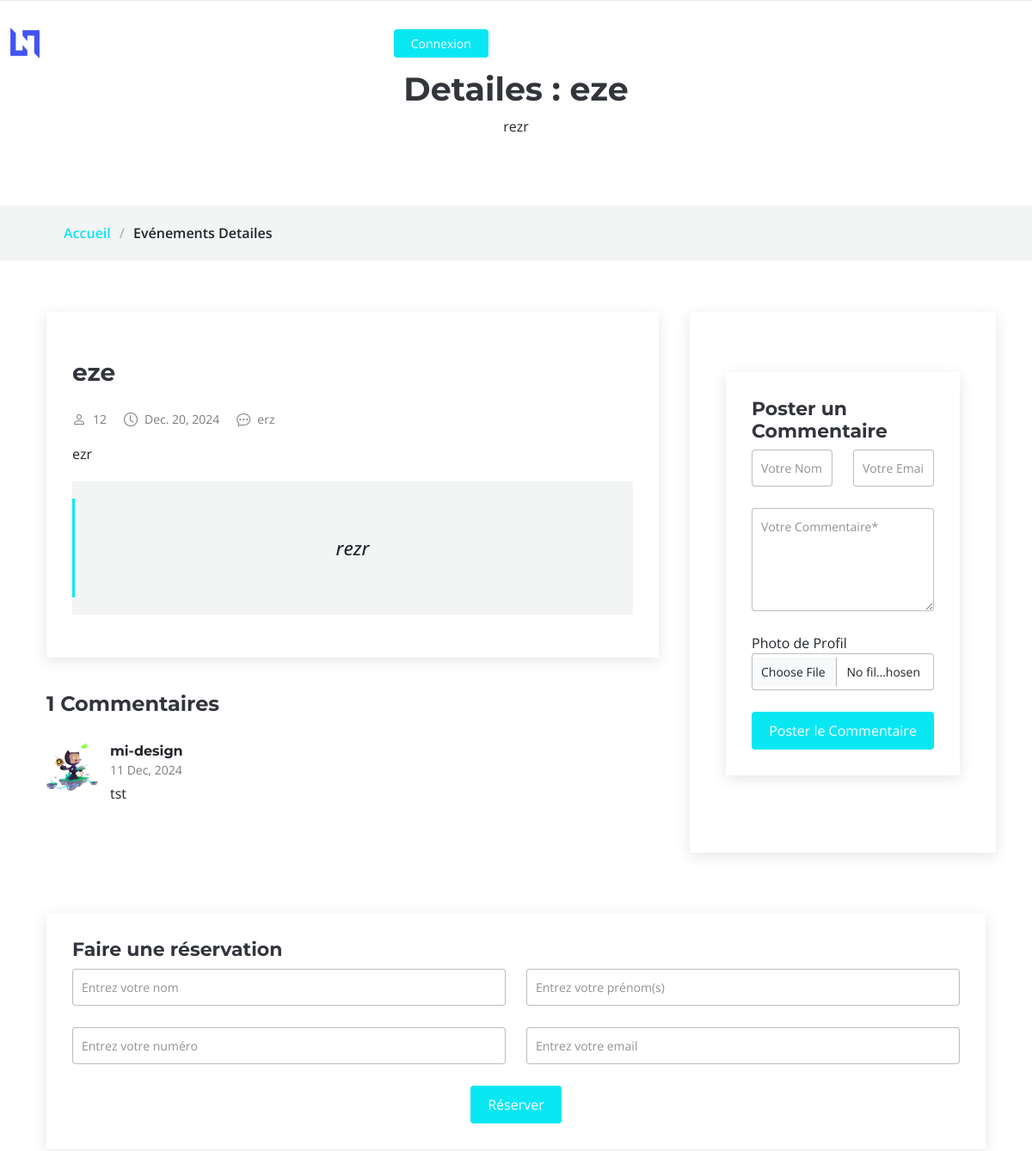
The app's page /event/4/ (signed in, upper part), older data.
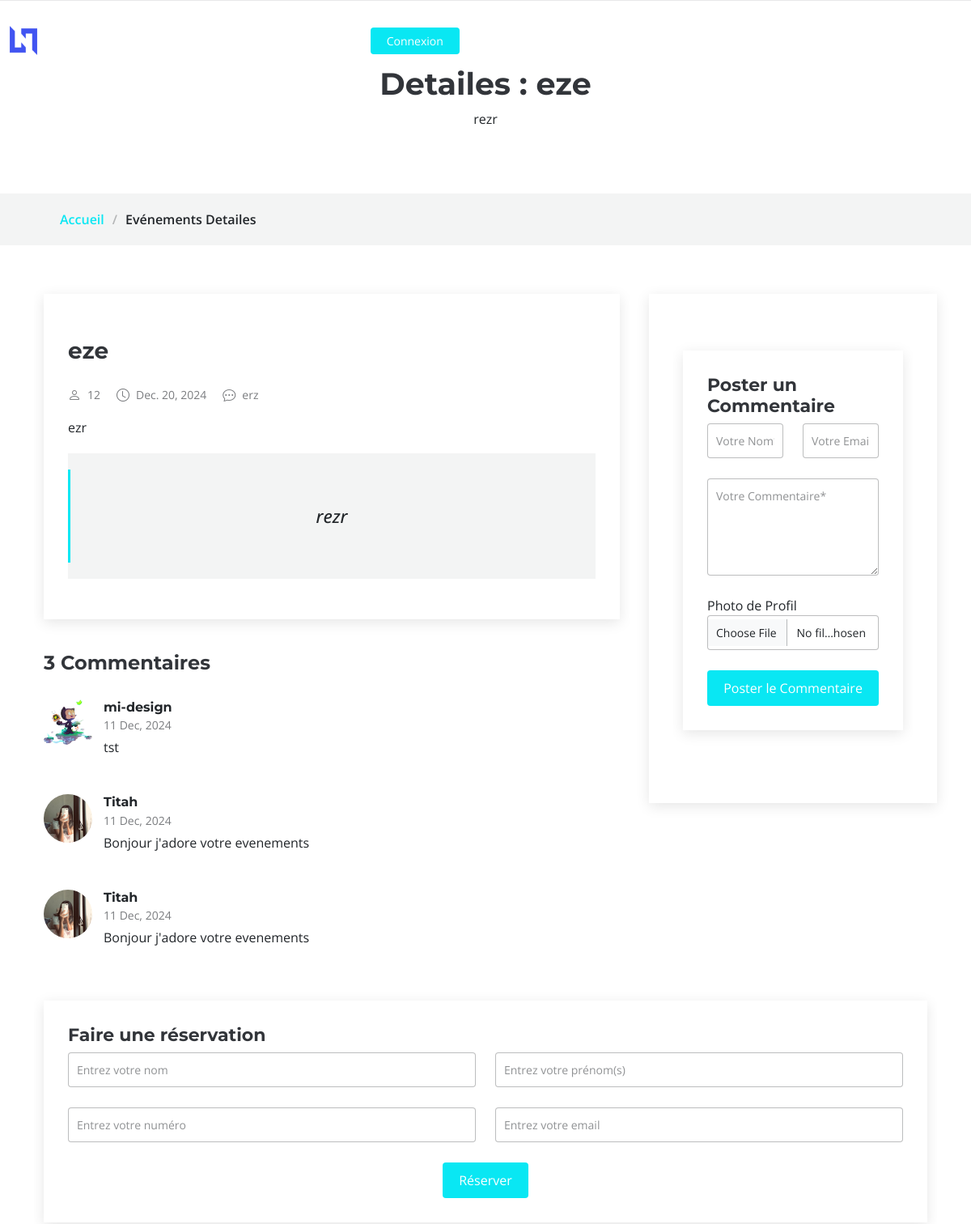
The same page, newer data.
### app/models.py (models this page shows, shortened)
class Event(models.Model):
    user = models.ForeignKey(User, on_delete=models.CASCADE, related_name='events')
    category = models.CharField(max_length=100)
    title = models.CharField(max_length=100)
    description_court = models.TextField()
    description_longue = models.TextField()
    location = models.CharField(max_length=200)
    date = models.DateField()
    capacity = models.IntegerField()
    program = models.TextField()
    image = models.ImageField(upload_to='Evenements/')

class Comment(models.Model):
    event = models.ForeignKey(Event, on_delete=models.CASCADE, related_name='comments')
    user = models.ForeignKey(User, on_delete=models.CASCADE, null=True, blank=True)
    name = models.CharField(max_length=100, null=True, blank=True)
    email = models.EmailField(null=True, blank=True)
    content = models.TextField()
    profile_picture = models.ImageField(upload_to='profile_pictures/', null=True, blank=True)  # Nouveau champ
    created_at = models.DateTimeField(auto_now_add=True)

### app/views.py (the view, shortened to what this page needs)
# urls.py: path('event/<int:event_id>/', event_detail, name='event_detail'),
@login_required
def event_detail(request, event_id):
    event = get_object_or_404(Event, id=event_id)
    comments = event.comments.all()
    reservations = Reservation.objects.filter(user=request.user)
    return render(request, 'event_detail.html', {'event': event, 'comments': comments,  'reservations': reservations})

### app/templates/event_detail.html (shortened to what this page needs)
<!DOCTYPE html>
<html lang="en">
<head>
    {%load static%}
    <link rel="stylesheet" href="https://cdn.jsdelivr.net/npm/aos@2.3.4/dist/aos.css" />
    {%load static%}
    <link href="{% static 'assets/vendor/bootstrap/css/bootstrap.min.css' %}" rel="stylesheet">
    <link href="{% static 'assets/vendor/bootstrap-icons/bootstrap-icons.css' %}" rel="stylesheet">
    <link href="{% static 'assets/vendor/aos/aos.css' %}" rel="stylesheet">
    <link href="{% static 'assets/vendor/glightbox/css/glightbox.min.css' %}" rel="stylesheet">
    <link href="{% static 'assets/vendor/swiper/swiper-bundle.min.css' %}" rel="stylesheet">
    <link rel="stylesheet" href="{% static 'assets/css/main.css' %}">
</head>
<body class="index-page">
    {% include 'layouts/header_details.html' %}
    <main class="blog-details-page">
        <div class="page-title" data-aos="fade">
        <div class="heading">
            <div class="container">
            <div class="row d-flex justify-content-center text-center">
                <div class="col-lg-8">
                <h1>Detailes : {{ event.title }}</h1>
                <p class="mb-0">{{event.description_court}}</p>
                </div>
            </div>
            </div>
        </div>
        <nav class="breadcrumbs" id="detailsEvents">
            <div class="container">
            <ol>
                <li><a href="{% url 'index' %}">Accueil</a></li>
                <li class="current">Evénements Detailes</li>
            </ol>
            </div>
        </nav>
        </div>
        <div class="container">
            <div class="row">
                <div class="col-lg-8">
                    <section id="blog-details" class="blog-details section">
                        <div class="container">
                        <article class="article">
                            <div class="post-img">
                            {%load static%}
                            </div>
                            <h2 class="title">{{event.title}}</h2>
                            <div class="meta-top">
                            <ul>
                                <li class="d-flex align-items-center"><i class="bi bi-person"></i> <a>{{event.capacity}}</a></li>
                                <li class="d-flex align-items-center"><i class="bi bi-clock"></i> <a><time datetime="2020-01-01">{{event.date}}</time></a></li>
                                <li class="d-flex align-items-center"><i class="bi bi-chat-dots"></i> <a>{{event.location}}</a></li>
                            </ul>
                            </div>
                            <div class="content">
                            <p>
                                {{event.description_longue}}
                            </p>
                            <blockquote>
                                <p>
                                {{event.description_court}}
                                </p>
                            </blockquote>
                            </div>
                        </article>
                        </div>
                    </section>
                    <section id="blog-comments" class="blog-comments section">
                        <div class="container">
                            <h4 class="comments-count">{{ comments.count }} Commentaires</h4>
                            {% for comment in comments %}
                                <div id="comment-{{ comment.id }}" class="comment">
                                    <div class="d-flex">
                                        {% load static %}
                                        <div class="comment-img">
                                            {% if comment.profile_picture %}
                                                <img src="{{ comment.profile_picture.url }}"  style="border-radius: 50%;" alt="Photo de profil">
                                            {% else %}
                                                <img src="{% static 'assets2/img/images.jpg' %}" alt="Photo par défaut">
                                            {% endif %}
                                        </div>
                                        <div>
                                            <h5><a href="#">{{ comment.name }}</a></h5>
                                            <time datetime="{{ comment.created_at|date:'Y-m-d' }}">{{ comment.created_at|date:"d M, Y" }}</time>
                                            <p>{{ comment.content }}</p>
                                        </div>
                                    </div>
                                </div>
                            {% empty %}
                                <p>Aucun commentaire pour l'instant.</p>
                            {% endfor %}
                        </div>
                    </section>
                </div><br>
                <div class="col-lg-4 sidebar">
                    <div class="widgets-container">
                        <section id="comment-form" class="comment-form section">
                            <div class="container">
                                <form action="" method="post" enctype="multipart/form-data">
                                    <h4>Poster un Commentaire</h4>
                                    <div class="row">
                                        <div class="col-md-6 form-group">
                                            <input name="name" type="text" class="form-control" placeholder="Votre Nom*" required>
                                        </div>
                                        <div class="col-md-6 form-group">
                                            <input name="email" type="email" class="form-control" placeholder="Votre Email*" required>
                                        </div>
                                    </div>
                                    <div class="row">
                                        <div class="col form-group">
                                            <textarea name="comment" class="form-control" placeholder="Votre Commentaire*" required></textarea>
                                        </div>
                                    </div>
                                    <div class="row">
                                        <div class="col form-group">
                                            <label for="profile_picture">Photo de Profil</label>
                                            <input name="profile_picture" type="file" class="form-control" accept="image/*">
                                        </div>
                                    </div>
                                    <div class="text-center">
                                        <button type="submit" class="btn btn-primary">Poster le Commentaire</button>
                                    </div>
                                </form>
                            </div>
                        </section>
                    </div>
                </div>
                <div>
                        <section id="comment-form" class="comment-form section">
                            <div class="container">
                            <form method="POST" action="{% url 'reserve_event' event.id %}">
                                <h4>Faire une réservation</h4>
                                <div class="row">
                                    <div class="col-md-6 form-group">
                                        <input name="name" type="text" class="form-control" placeholder="Entrez votre nom" required>
                                    </div>
                                    <div class="col-md-6 form-group">
                                        <input name="surname" type="text" class="form-control" placeholder="Entrez votre prénom(s)" required>
                                    </div>
                                    <div class="col-md-6 form-group">
                                        <input name="number" type="text" class="form-control" placeholder="Entrez votre numéro" required>
                                    </div>
                                    <div class="col-md-6 form-group">
                                        <input name="email" type="email" class="form-control" placeholder="Entrez votre email" required>
                                    </div>
                                </div>
                                <div class="text-center">
                                    <button type="submit" class="btn btn-primary">Réserver</button>
                                </div>
                            </form>
                            </div>
                        </section>
                </div>
            </div>
        </div>
    </main>
    {%load static%}
</body>
</html>

### app/templates/layouts/header_details.html (shortened to what this page needs)
    <header id="header" class="header d-flex align-items-center fixed-top">
        <div class="container-fluid position-relative d-flex align-items-center justify-content-between">
            <a href="{% url 'index' %}" class="logo d-flex align-items-center me-auto me-xl-0">
            {%load static%}
                <img src="{% static 'assets/img/logo/logo.png' %}" alt="Logo">
            </a>
            <nav id="navmenu" class="navmenu">
            <ul>
                {%load static%}
                <li><a href="#" >Accueil</a></li>
                <li><a href="#detailsEvents" class="active">Événements</a></li>
            </ul>
            </nav>
            <a class="btn-getstarted" href="{% url 'register' %}">Connexion</a>
        </div>
    </header>

Row changes from the older to the newer data that the page shows:
computed for Event "eze": count "1" → "3"
added Comment: profile_picture (picture), name "Titah", created_at "11 Dec, 2024", content "Bonjour j'adore votre evenements"
added Comment: profile_picture (picture), name "Titah", created_at "11 Dec, 2024", content "Bonjour j'adore votre evenements"
